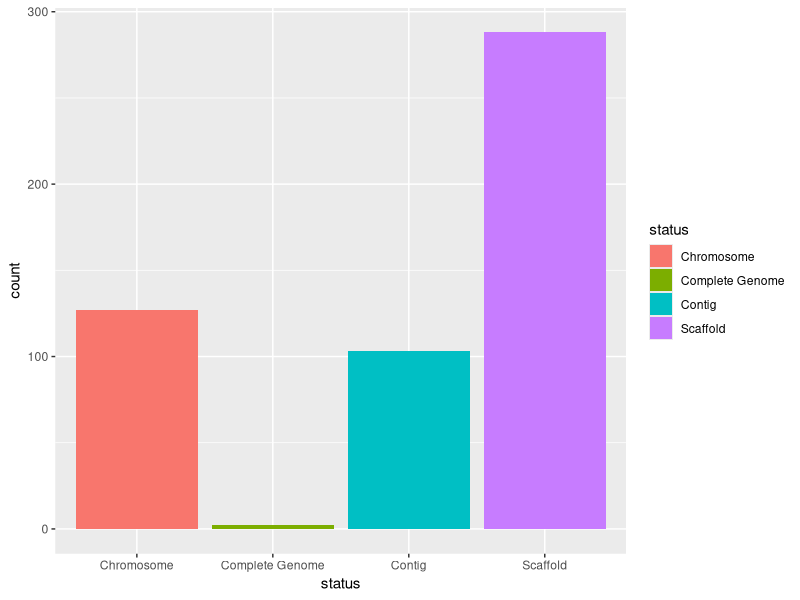
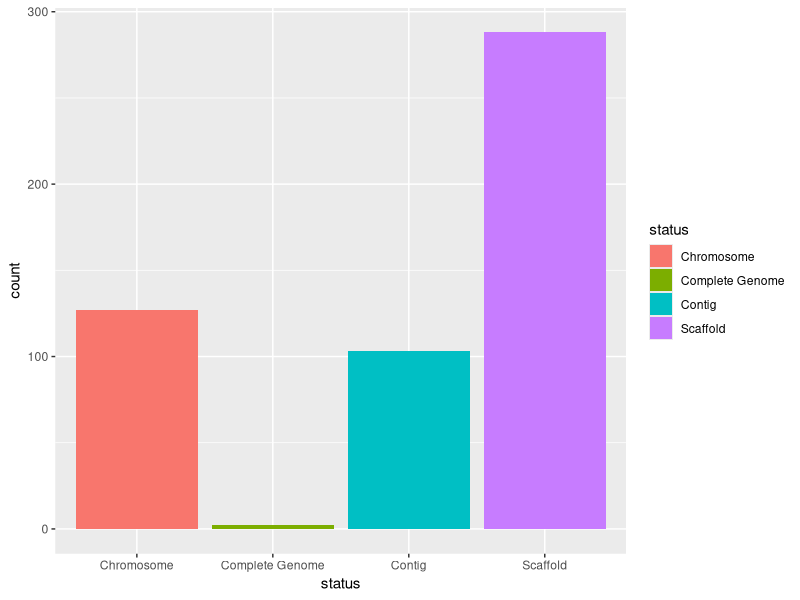
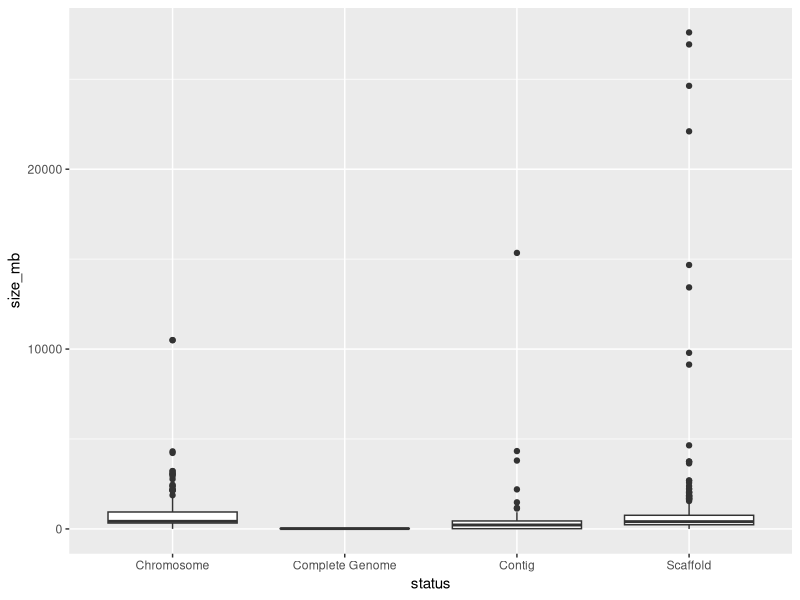
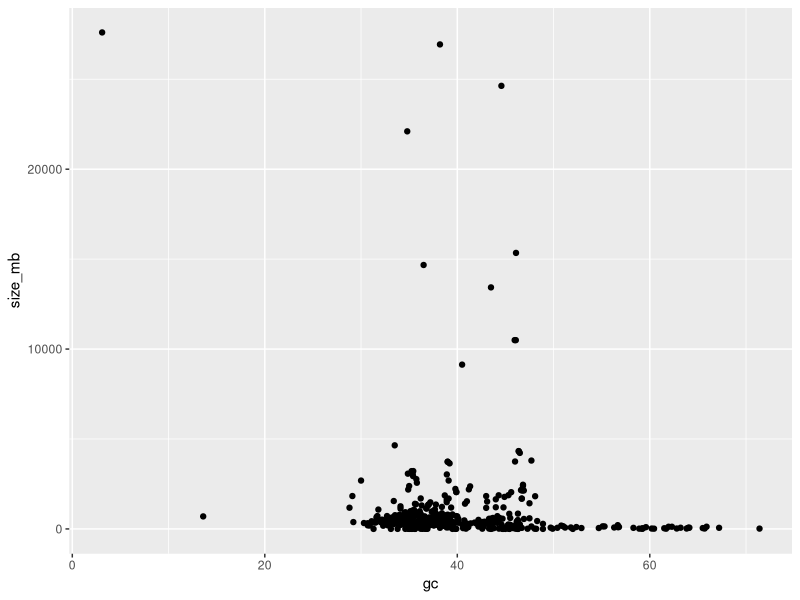
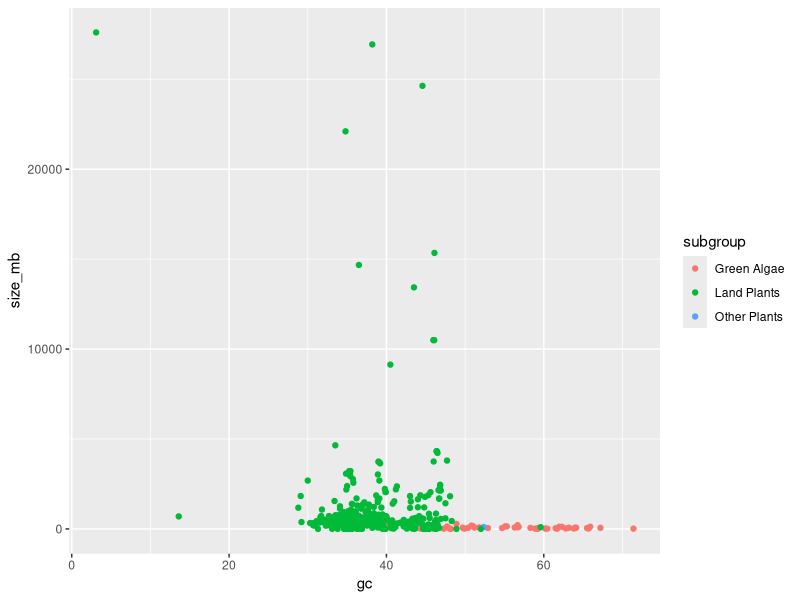
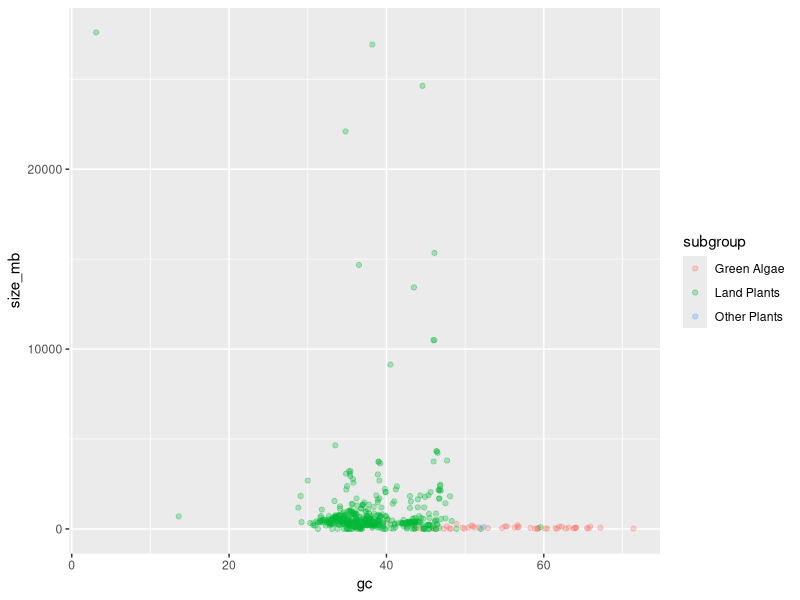
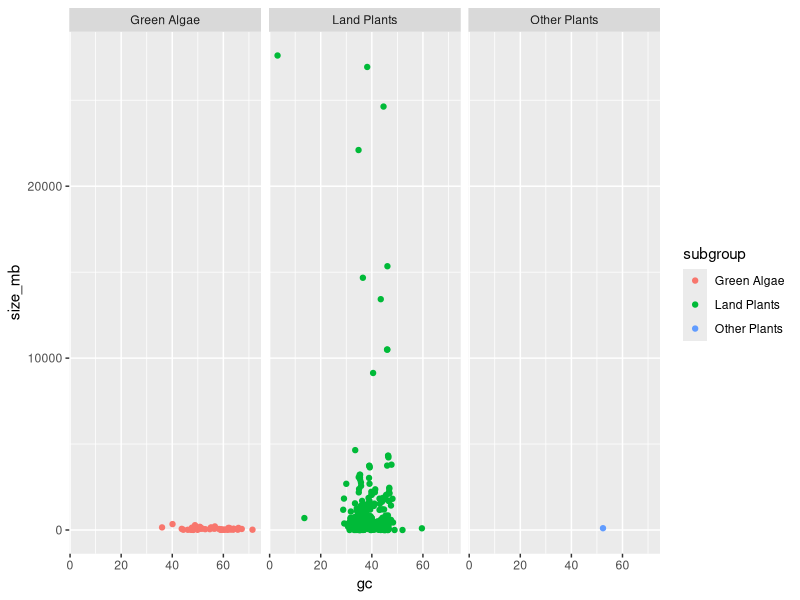
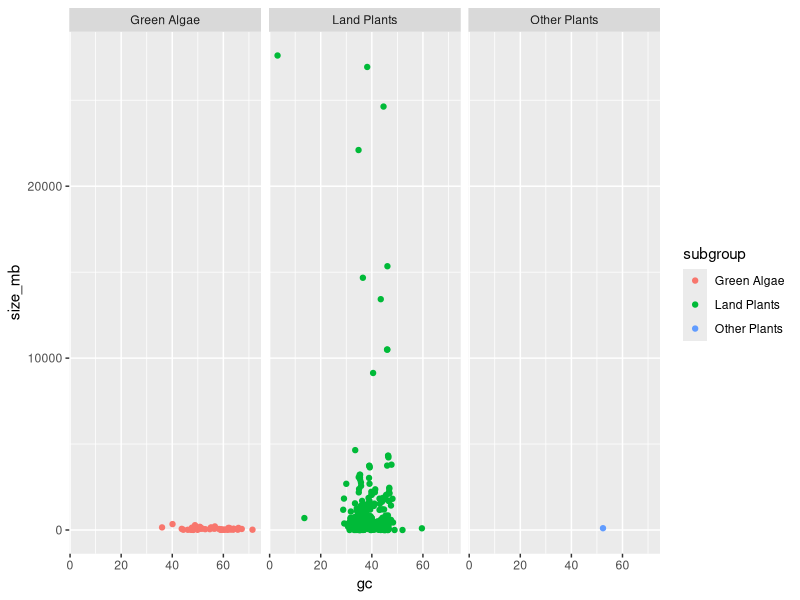

Reproduce these figures in R, in order.
# Description: Introduction to tidyverse 

# If you haven't installed tidyverse, please uncomment the following line
# install.packages("tidyverse")

# load the package tidyverse
library(tidyverse)

# It is suggested that you update your packages regularly
# If you want to do so, please uncomment the following line
# tidyverse_update()
# You will get this message: All tidyverse packages up-to-date

# ------------------------------------------------------------------------------
# Introduction to ggplot2

## Read in data
plants <- read_tsv("data/plants.tsv")

## Explore dataset
glimpse(plants)

## First plot
ggplot(data = plants) +
  geom_bar(mapping = aes(x = status, fill = status))

# it is the same as
ggplot(data = plants, mapping = aes(x = status, fill = status)) +
  geom_bar()

## Second plot
ggplot(plants, aes(x = status, y = size_mb)) +
  geom_boxplot()

## Third plot
ggplot(plants, aes(x = gc, y = size_mb)) +
  geom_point()

## Third plot + additional aesthetic
ggplot(plants, aes(x = gc, y = size_mb, color = subgroup)) +
  geom_point()

ggplot(plants, aes(x = gc, y = size_mb, color = subgroup)) +
  geom_point(alpha = 0.3)

## Third plot + additional facet layer
ggplot(plants, aes(x = gc, y = size_mb, color = subgroup)) +
  geom_point() +
  facet_wrap(~subgroup)
# Save last plot
ggsave("plots/scatterplot_GC_by_size.png")

table(plants$subgroup)

# Go to scripts/exercises_ggplot2.R
